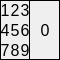
<?xml version="1.0" encoding="UTF-8"?>
<ui version="4.0">
 <class>UiSudokuItem</class>
 <widget class="QWidget" name="UiSudokuItem">
  <property name="geometry">
   <rect>
    <x>0</x>
    <y>0</y>
    <width>60</width>
    <height>60</height>
   </rect>
  </property>
  <property name="minimumSize">
   <size>
    <width>60</width>
    <height>60</height>
   </size>
  </property>
  <property name="maximumSize">
   <size>
    <width>60</width>
    <height>60</height>
   </size>
  </property>
  <property name="font">
   <font>
    <pointsize>8</pointsize>
   </font>
  </property>
  <property name="windowTitle">
   <string>Form</string>
  </property>
  <property name="styleSheet">
   <string notr="true">.QWidget { border: 1px solid }</string>
  </property>
  <layout class="QHBoxLayout" name="horizontalLayout">
   <property name="spacing">
    <number>0</number>
   </property>
   <property name="margin">
    <number>0</number>
   </property>
   <item>
    <widget class="QWidget" name="container" native="true">
     <property name="styleSheet">
      <string notr="true"/>
     </property>
     <layout class="QGridLayout" name="gridLayout">
      <property name="margin">
       <number>0</number>
      </property>
      <property name="spacing">
       <number>0</number>
      </property>
      <item row="2" column="2">
       <widget class="ClickableLabel" name="label_3">
        <property name="font">
         <font>
          <pointsize>12</pointsize>
         </font>
        </property>
        <property name="text">
         <string>3</string>
        </property>
        <property name="alignment">
         <set>Qt::AlignCenter</set>
        </property>
       </widget>
      </item>
      <item row="3" column="1">
       <widget class="ClickableLabel" name="label_5">
        <property name="font">
         <font>
          <pointsize>12</pointsize>
         </font>
        </property>
        <property name="text">
         <string>5</string>
        </property>
        <property name="alignment">
         <set>Qt::AlignCenter</set>
        </property>
       </widget>
      </item>
      <item row="3" column="2">
       <widget class="ClickableLabel" name="label_6">
        <property name="font">
         <font>
          <pointsize>12</pointsize>
         </font>
        </property>
        <property name="text">
         <string>6</string>
        </property>
        <property name="alignment">
         <set>Qt::AlignCenter</set>
        </property>
       </widget>
      </item>
      <item row="4" column="0">
       <widget class="ClickableLabel" name="label_7">
        <property name="font">
         <font>
          <pointsize>12</pointsize>
         </font>
        </property>
        <property name="text">
         <string>7</string>
        </property>
        <property name="alignment">
         <set>Qt::AlignCenter</set>
        </property>
       </widget>
      </item>
      <item row="4" column="1">
       <widget class="ClickableLabel" name="label_8">
        <property name="font">
         <font>
          <pointsize>12</pointsize>
         </font>
        </property>
        <property name="text">
         <string>8</string>
        </property>
        <property name="alignment">
         <set>Qt::AlignCenter</set>
        </property>
       </widget>
      </item>
      <item row="3" column="0">
       <widget class="ClickableLabel" name="label_4">
        <property name="font">
         <font>
          <pointsize>12</pointsize>
         </font>
        </property>
        <property name="text">
         <string>4</string>
        </property>
        <property name="alignment">
         <set>Qt::AlignCenter</set>
        </property>
       </widget>
      </item>
      <item row="4" column="2">
       <widget class="ClickableLabel" name="label_9">
        <property name="font">
         <font>
          <pointsize>12</pointsize>
         </font>
        </property>
        <property name="text">
         <string>9</string>
        </property>
        <property name="alignment">
         <set>Qt::AlignCenter</set>
        </property>
       </widget>
      </item>
      <item row="2" column="1">
       <widget class="ClickableLabel" name="label_2">
        <property name="font">
         <font>
          <pointsize>12</pointsize>
         </font>
        </property>
        <property name="text">
         <string>2</string>
        </property>
        <property name="alignment">
         <set>Qt::AlignCenter</set>
        </property>
       </widget>
      </item>
      <item row="2" column="0">
       <widget class="ClickableLabel" name="label_1">
        <property name="font">
         <font>
          <pointsize>12</pointsize>
         </font>
        </property>
        <property name="text">
         <string>1</string>
        </property>
        <property name="alignment">
         <set>Qt::AlignCenter</set>
        </property>
       </widget>
      </item>
     </layout>
    </widget>
   </item>
   <item>
    <widget class="ClickableLabel" name="label_0">
     <property name="font">
      <font>
       <pointsize>12</pointsize>
      </font>
     </property>
     <property name="styleSheet">
      <string notr="true"/>
     </property>
     <property name="text">
      <string>0</string>
     </property>
     <property name="alignment">
      <set>Qt::AlignCenter</set>
     </property>
    </widget>
   </item>
  </layout>
 </widget>
 <customwidgets>
  <customwidget>
   <class>ClickableLabel</class>
   <extends>QLabel</extends>
   <header location="global">clickablelabel.h</header>
  </customwidget>
 </customwidgets>
 <resources/>
 <connections/>
</ui>
